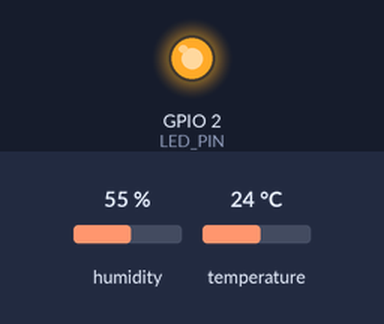
Bench run of a program on a simulated ESP32. On the bench: output pins drawn as LEDs (lit = HIGH). The test bench sets the inputs (shaded band); at power-on: humidity 55 %, temperature 24 °C. WiFi joins after 1.5 s; servers stay silent unless stated; uploads are accepted with an empty reply.

Above: at 2.4 s.
At 5.3 s:
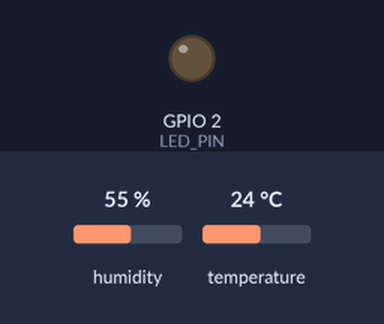
Timing chart, 0 to 8.9 s (numbered marks = the images above):
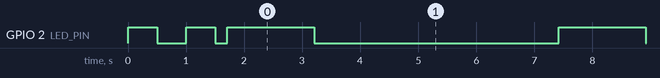

Measured:
- by itself, GPIO 2 (LED_PIN): goes LOW 0.50 s, HIGH 0.50 s, LOW 0.21 s, 22 × (HIGH 1.5 s, LOW 4.2 s), HIGH 1.5 s, then LOW

The program:

main.cpp
```cpp
#include <Arduino.h>
#include <WiFi.h>
#include <HTTPClient.h>
#include <ArduinoJson.h>
#include "DHTesp.h"

const char* ssid = "Wokwi-GUEST";
const char* password = "";
const char* serverName = "http://host.wokwi.internal:8000/api/sensor/";

DHTesp dht;
#define DHT_PIN 15 // Sincronizado EXACTAMENTE con el cable verde
#define LED_PIN 2

void setup() {
  pinMode(LED_PIN, OUTPUT);
  dht.setup(DHT_PIN, DHTesp::DHT22);

  WiFi.begin(ssid, password);
  while(WiFi.status() != WL_CONNECTED) {
    digitalWrite(LED_PIN, !digitalRead(LED_PIN));
    delay(500);
  }
  digitalWrite(LED_PIN, HIGH);
}

void loop() {
  if(WiFi.status() == WL_CONNECTED){
    digitalWrite(LED_PIN, LOW);

    // Leer sensor DHT22
    TempAndHumidity data = dht.getTempAndHumidity();
    float temp = data.temperature;
    float hum = data.humidity;

    // Trampa de error cambiada a 88.8
    if (isnan(temp) || isnan(hum)) {
      temp = 88.8;
      hum = 88.8;
    }

    // Armar JSON
    StaticJsonDocument<200> jsonDoc;
    jsonDoc["temperatura"] = temp;
    jsonDoc["humedad"] = hum;

    String jsonString;
    serializeJson(jsonDoc, jsonString);

    // Disparar a Django local
    WiFiClient client;
    HTTPClient http;
    http.begin(client, serverName);
    http.addHeader("Content-Type", "application/json");

    int httpResponseCode = http.POST(jsonString);

    if (httpResponseCode > 0) {
      digitalWrite(LED_PIN, HIGH); delay(1500); digitalWrite(LED_PIN, LOW);
    } else {
      for(int i=0; i<3; i++) { digitalWrite(LED_PIN, HIGH); delay(150); digitalWrite(LED_PIN, LOW); delay(150); }
    }
    http.end();
  }
  delay(4000);
}
```
